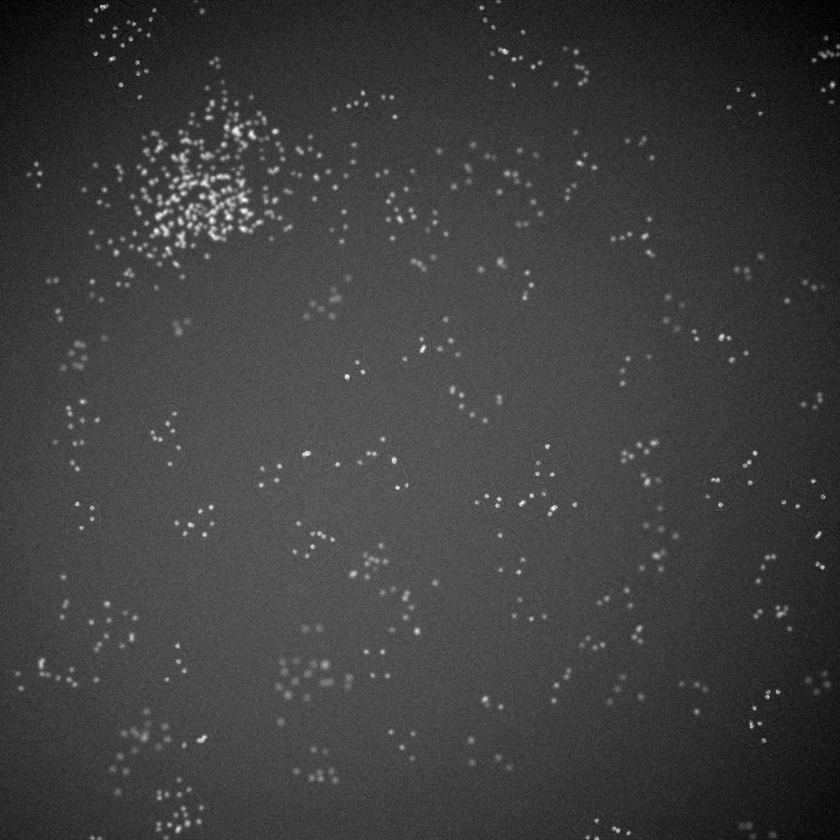
#> input picture data/in/Img_0003_Spt.tif, 840 x 840 px, shrunk from 1024 x 1024 before the run; its folder holds 4 pictures in this run
$ jupyter execute --allow-errors 2d-spot-detection-ij.ipynb   (shell and % lines are left out)
#> lines starting #> are read from the running program, lines starting #| are printed output that depends on the picture
# 2D Spot Detection with ImageJ

## Discipline: Spot / object counting (SptCnt)

Task: Estimate the number of objects

This project illustrates the 2D counting of small vesicle like objects.

## The input images

The images were generated by [SIMCEP](http://www.cs.tut.fi/sgn/csb/simcep/tool.html), a widefield fluorescence microscopy biological images simulator.

First set paths to the input and ground-truth folders and create the output folder.

[cell 1]
IN_FOLDER = "/home/jovyan/data/in/"
GT_FOLDER = "/home/jovyan/data/gt/"
OUT_FOLDER = "/home/jovyan/data/out/"

The input images are in the [ome-tiff](https://docs.openmicroscopy.org/ome-model/6.0.1/ome-tiff/) format. We display the input images. If after execution of the cell the images do not show, run the cell a second time.

[cell 2]
import os
import tifffile
import matplotlib.pyplot
files = [i.path for i in os.scandir(IN_FOLDER) if i.is_file()]
in_paths_sources = [i for i in files if ('.tif' in i) ]
sources = []
for path in in_paths_sources:
    source = tifffile.imread(path)
#> source is the input picture: shape (840, 840); min 0, max 253, mean 62.4
    tifffile.imshow(source, cmap='gray')
    sources.append(source)
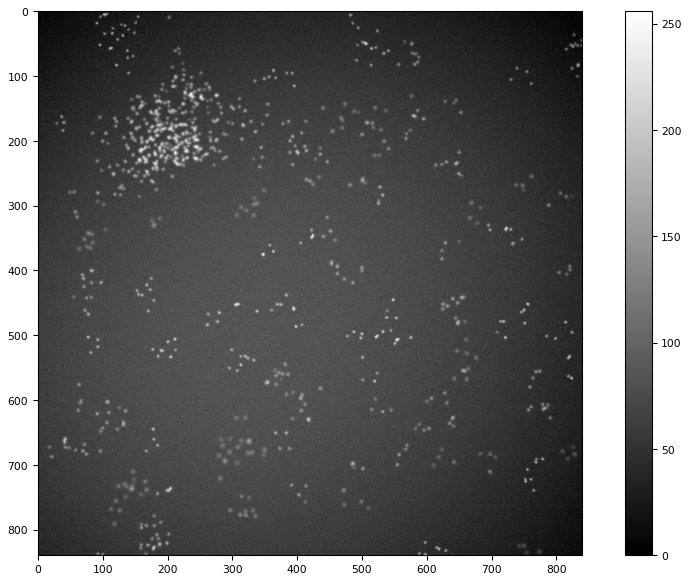
#> figure drawn by matplotlib, 2 panels
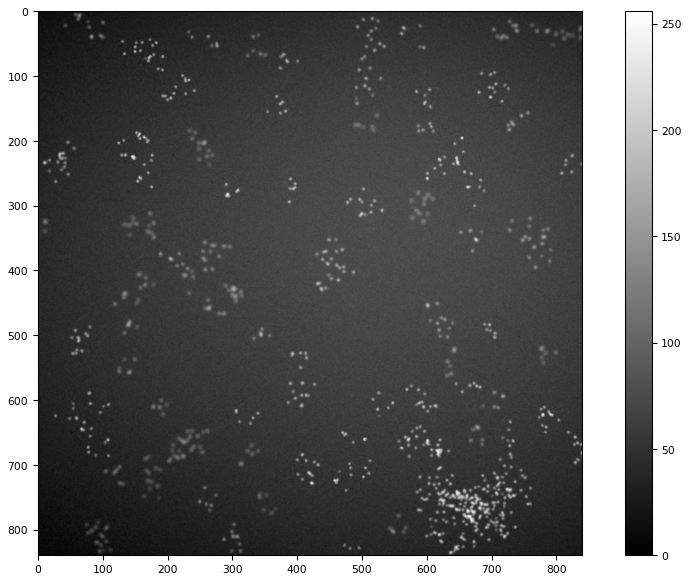
#> figure drawn by matplotlib, 2 panels
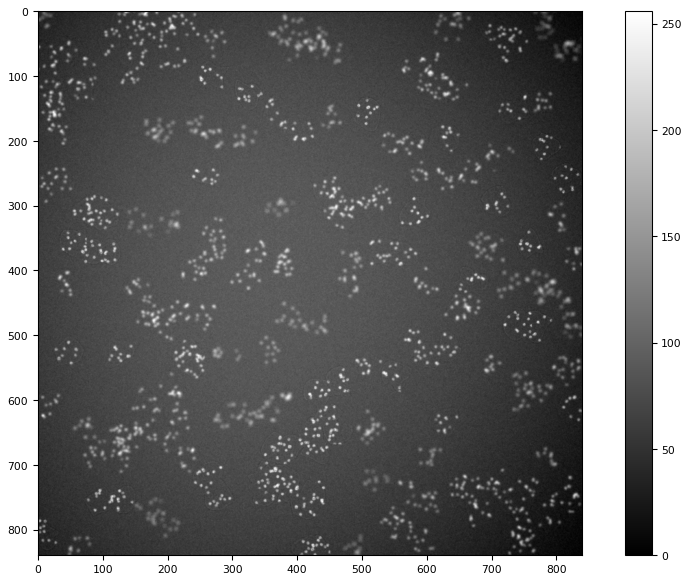
#> figure drawn by matplotlib, 2 panels
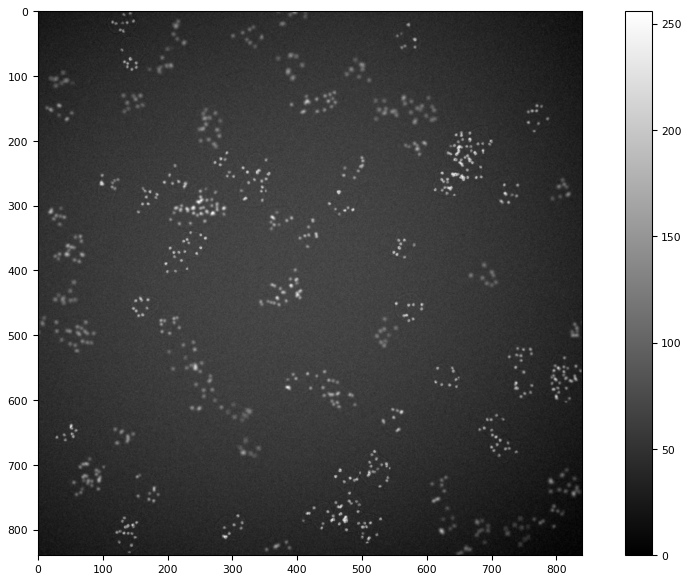
#> figure drawn by matplotlib, 2 panels
